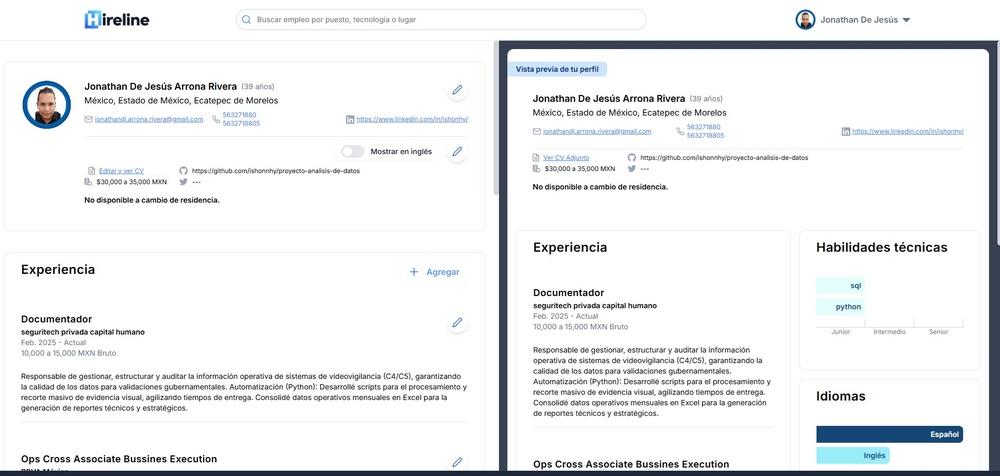
#> input picture CARRER PROJECT 1/hireline.jpg, 1000 x 476 px, shrunk from 1896 x 902 before the run
$ python image_rotatoy.py 'CARRER PROJECT 1/hireline.jpg' out.png 5
#> lines starting #> are read from the running program, lines starting #| are printed output that depends on the picture
# image_rotatoy.py
'''
from PIL import Image # importa el modulo image de la libreria pil

#carga una imagen llamada 'tripleten_logo.jpeg'.
im=Image.open('tripleten_logo.jpeg')

# obten el tamaño de la imagen mediante el atributo .size y muestralo
print(im.size)

# gira la imagen 90 grados en sentido contrario a la sagujas del reloj

rotated = im.rotate(90)

# guarda la imagen girada
rotated.save('totated.png')
'''
# image_rotator.py

from PIL import Image
import argparse # importa el módulo argparse

# inicializa el analizador sintáctico
parser = argparse.ArgumentParser()

# agrega argumentos con sus nombres correspondientes
parser.add_argument('input_file')      # primer argumento: archivo de entrada
parser.add_argument('output_file')     # segundo argumento: archivo de salida
parser.add_argument('angle', type=int) # tercer argumento: ángulo

# analiza los argumentos
args = parser.parse_args()

# carga una imagen del argumento input_file
im = Image.open(args.input_file)
#> im is the input picture: PIL image 1000x476 RGB; mean R, G, B 237.5, 238.9, 240

# muestra el tamaño de la imagen
print(im.size)
#| (1000, 476)

# gira la imagen en un ángulo proporcionado como argumento
rotated = im.rotate(args.angle)
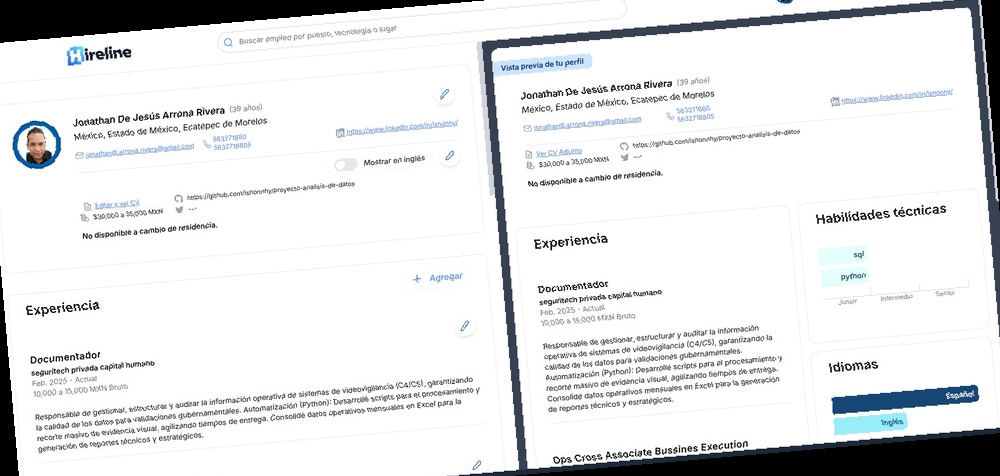
#> rotated: PIL image 1000x476 RGB; mean R, G, B 226.4, 227.7, 228.6

# guarda la imagen girada usando la ruta de salida de un argumento output_file
rotated.save(args.output_file)
